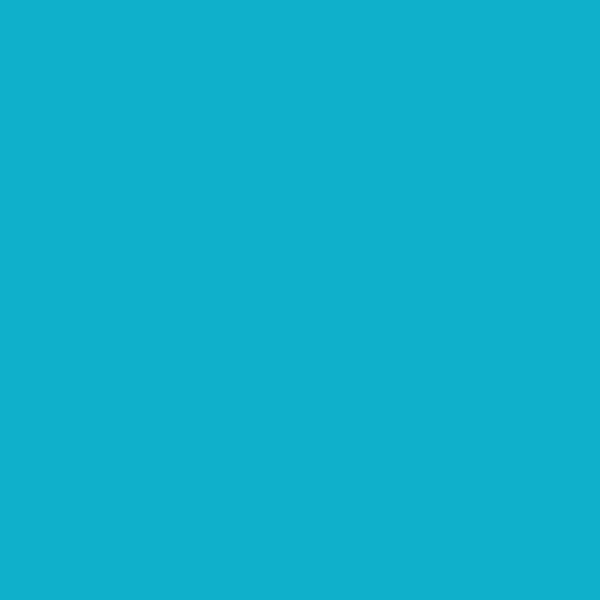
Frame 1 (no input)
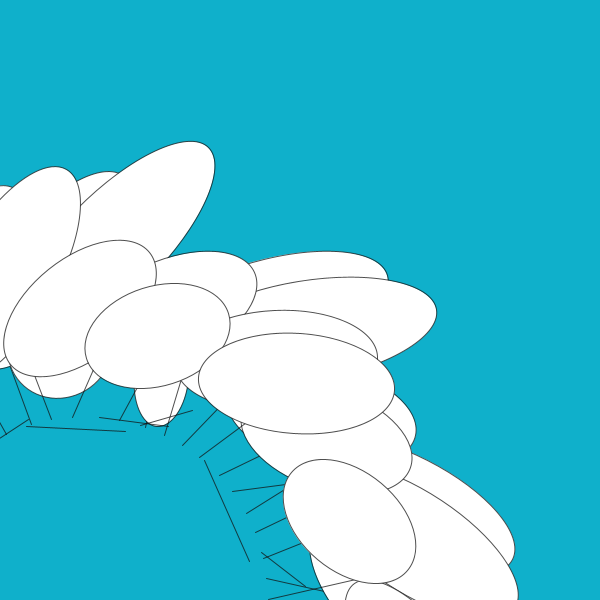
Frame 60 (the mouse pressed at the canvas centre just before this capture)
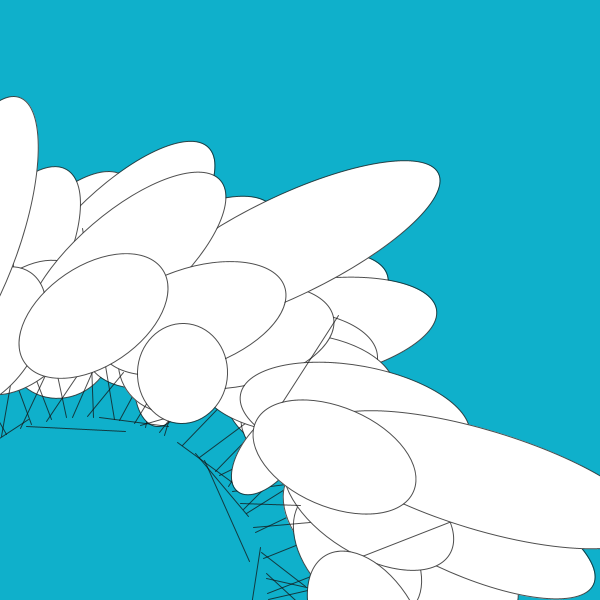
Frame 120 (the mouse held since frame 60 and released just before this capture)

The Processing sketch that drew these frames (run headless with seeded random() and noise(); from frame 60 on, the mouse is pressed at the canvas centre):

// Processing sketch: processing_5063
// ── processing_5063.pde

/*
spiral
Sept 2009
illustrator9@gmail.com
*/
float turn =16;
float noiseNum = 13;

void setup() {
  size(600,600);
  background(15,176,203);
  smooth();
  
  noiseSeed(144);
  
};

void draw() {
  translate(width/7,height/1);
  rotate(turn);
  
  //float end = random(240,180);
  float end =noise(noiseNum) * 450;
  noiseNum = noiseNum + 28.01;
  
  stroke(18,190);
  line(150,105,end,160);
  ellipse(230,end,100,end);
  
  turn = turn + 16.21;
  
};
  
